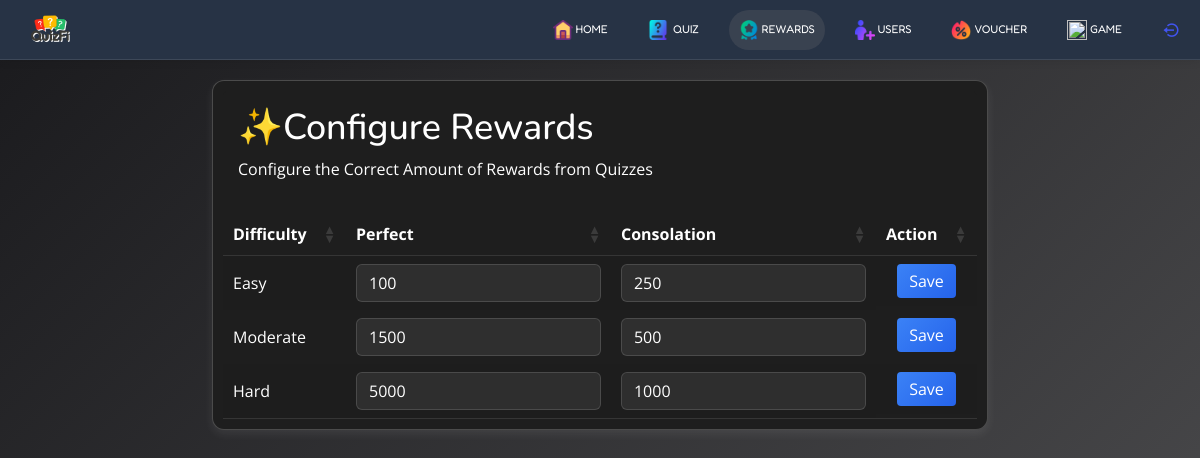
The app's page /admin/manage_rewards.php (signed in), older data.
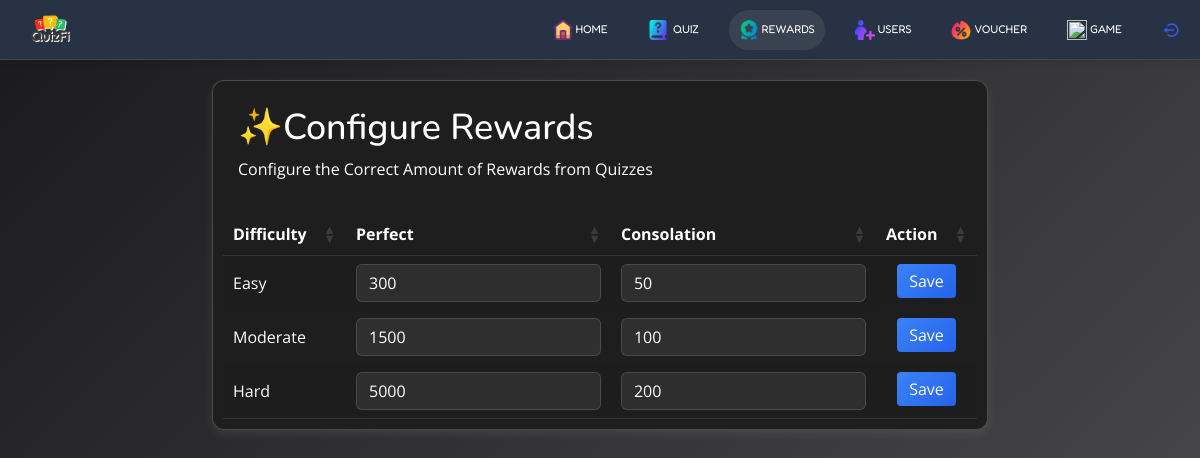
The same page, newer data.
### tables this page shows
CREATE TABLE IF NOT EXISTS `categories` (
  `category_id` int NOT NULL AUTO_INCREMENT,
  `difficulty` varchar(255) NOT NULL,
  `perfect` int NOT NULL,
  `consolation` int NOT NULL,
  PRIMARY KEY (`category_id`)
);

### admin/manage_rewards.php (the view, shortened to what this page needs)
<?php
include_once 'includes/header.php';
include_once 'includes/session.php';
?>
<link rel="stylesheet" href="css/manage_rewards.css">
<link rel="stylesheet" href="https://cdn.datatables.net/1.13.7/css/jquery.dataTables.min.css">
<link rel="stylesheet" href="https://cdn.datatables.net/responsive/2.5.0/css/responsive.dataTables.min.css">
<body>
    <header id="header" class="header fixed-top d-flex align-items-center">
        <?php include_once 'includes/nav-top.php'; ?>
    </header>
    <main id="main" class="main">
        <div class="container">
            <div class="card">
                <div class="card-header">
                    <h2>✨Configure Rewards</h2>
                    <p class="subtitle">Configure the Correct Amount of Rewards from Quizzes</p>
                </div>
                <table class="rewardTable stripe" id="rewardTable">
                    <thead>
                        <tr>
                            <th>Difficulty</th>
                            <th>Perfect</th>
                            <th>Consolation</th>
                            <th>Action</th>
                        </tr>
                    </thead>
                    <tbody>
                        <?php $categories = $conn->prepare("SELECT * FROM categories ORDER BY
    CASE
        WHEN difficulty = 'Easy' THEN 1
        WHEN difficulty = 'Moderate' THEN 2
        WHEN difficulty = 'Hard' THEN 3
        ELSE 4
    END");
                        $categories->execute();
                        $categories = $categories->get_result();
                        while ($row = $categories->fetch_assoc()) {
                        ?>
                            <tr>
                                <td data-label="Difficulty"><?= $row['difficulty']; ?></td>
                                <td data-label="Perfect"><input class="form-control" type="text" id="perfect" name="perfect"
                                        value="<?= $row['perfect'] ?>"></td>
                                <td data-label="Consolation"><input class="form-control" type="text" id="consolation"
                                        name="consolation" value="<?= $row['consolation'] ?>"></td>
                                <td data-label="Action" class="table-action"><button type="button"
                                        class="action-btn">Save</button></td>
                            </tr>
                        <?php } ?>
                    </tbody>
                </table>
            </div>
        </div>
    </main>
</body>

Row changes from the older to the newer data that the page shows:
changed categories "Easy": perfect "100" → "300"; consolation "250" → "50"
changed categories "Moderate": consolation "500" → "100"
changed categories "Hard": consolation "1000" → "200"
